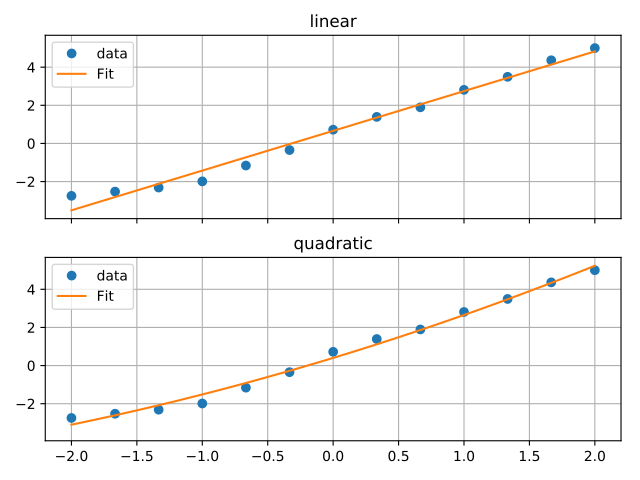

Here is the Python script that generated this plot:
from matplotlib.pyplot import figure
import numpy as np
import scipy.optimize

def plot_fit(data_x, data_y, fit_function, ax):
    ax.plot(data_x, data_y, 'o', label='data')
    popt, pcov = scipy.optimize.curve_fit(fit_function, data_x, data_y)
    x_plot = np.linspace(data_x.min(), data_x.max())
    ax.plot(x_plot, fit_function(x_plot, *popt), label='Fit')
    ax.grid()
    ax.legend()

f = figure()
X = np.linspace(-2,2, 13)
Y = 0.2*X**2 + 2*X + 0.3
Y_noise = Y + 1*(np.random.rand(len(X))-0.5)
ax1, ax2 = f.subplots(2, 1, sharex=True, sharey=True)
plot_fit(X, Y_noise, lambda x, a, b:a*x + b, ax1)
ax1.set_title("linear")
plot_fit(X, Y_noise, lambda x, a, b, c:a*x**2 + b*x +c, ax2)
ax2.set_title("quadratic")
f.tight_layout()
